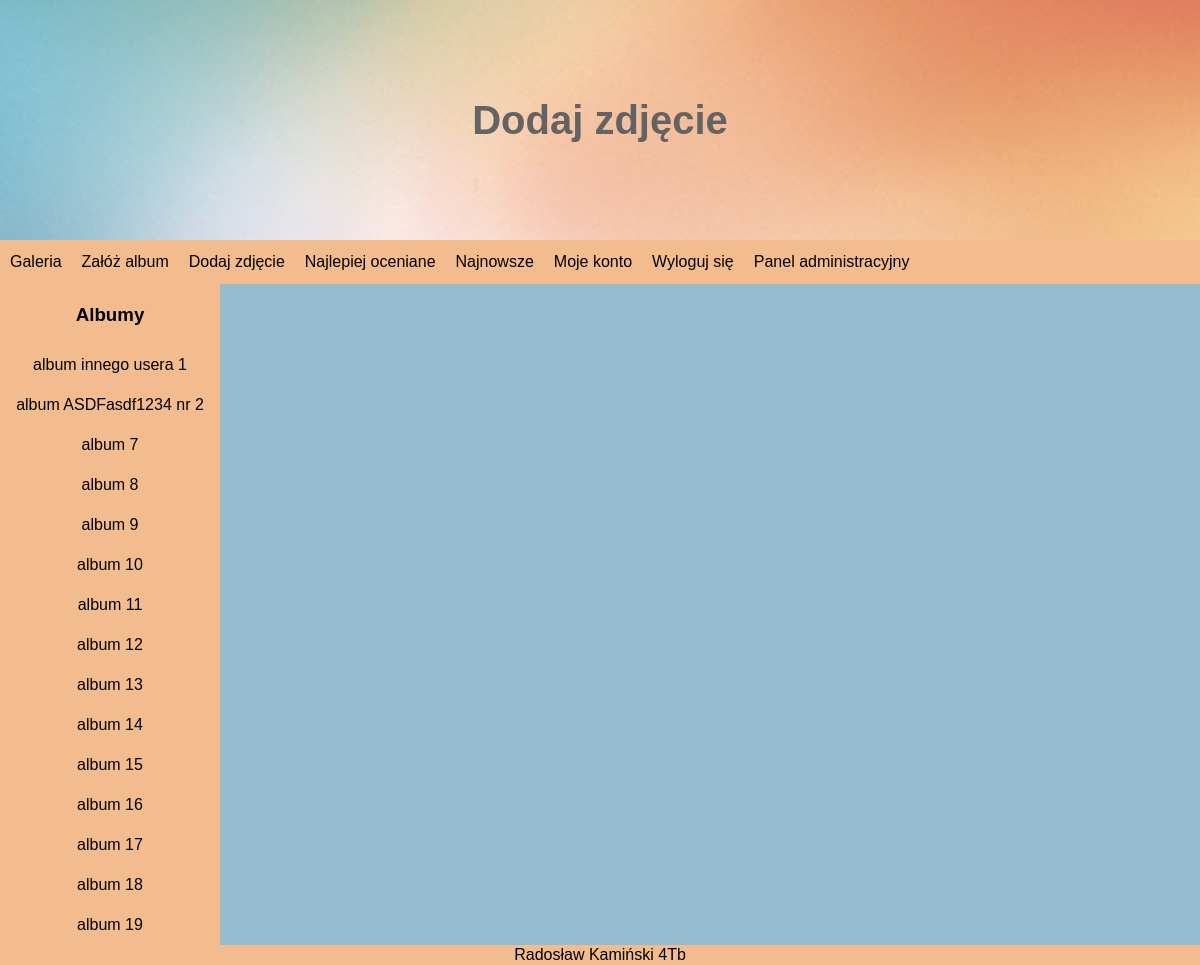
The page /dodaj-foto.php (signed in) on the database its author committed.
### tables this page shows
CREATE TABLE `albumy` (
  `id` int(11) NOT NULL,
  `tytul` varchar(100) NOT NULL,
  `data` datetime NOT NULL,
  `id_uzytkownika` int(11) NOT NULL
);

### dodaj-foto.php (the view, shortened to what this page needs)
<!DOCTYPE html>
<html lang="pl">
<head>
    <link rel="stylesheet" href="css/main.css" type="text/css">
    <link rel="stylesheet" href="css/dodaj-foto.css" type="text/css">
</head>
<body>
    <header>
        <div id="header_text_wrapper">
    		<h1>Dodaj zdjęcie</h1>
        </div>
		<nav>
			<ul>
				<li><a href="galeria.php">Galeria</a></li>
				<li><a href="dodaj-album.php">Załóż album</a></li>
				<li><a href="dodaj-foto.php">Dodaj zdjęcie</a></li>
				<li><a href="top-foto.php">Najlepiej oceniane</a></li>
				<li><a href="nowe-foto.php">Najnowsze</a></li>
				<?php if(isset($_SESSION['logged_in']) && $_SESSION['logged_in'] == true) echo '<li><a href="konto.php">Moje konto</a></li>'?>
				<?php if(isset($_SESSION['logged_in']) && $_SESSION['logged_in'] == true) echo '<li><a href="wyloguj.php">Wyloguj się</a></li>'?>
				<?php if(isset($_SESSION['logged_in']) && $_SESSION['logged_in'] == true && isset($_SESSION['uprawnienia']) && ($_SESSION['uprawnienia'] == 'moderator' || $_SESSION['uprawnienia'] == 'administrator')) echo '<li><a href="admin/index.php">Panel administracyjny</a></li>'?>
			</ul>
		</nav>
    </header>
    <main>
		<nav id="albumy">
			<h3>Albumy</h3>
			<ul>
			<?php
				require_once 'database.php';
				if($albumQuery = $mysqli->prepare('SELECT id, tytul, data, id_uzytkownika FROM albumy WHERE id_uzytkownika = ?'))
				{
					$albumQuery->bind_param("i", $_SESSION['user_id']);
					$albumQuery->execute();
					$result = $albumQuery->get_result();
					while($album = $result->fetch_assoc())
					{
						echo "<li class='album ".(isset($_SESSION['selected_album']) ? ($_SESSION['selected_album'] == $album['id'] ? "current" : "") : "")."' album_id='".$album['id']."'>".$album['tytul']."</li>";
					}
				}
			?>
			</ul>
		</nav>
    </main>
    <footer>
        Radosław Kamiński 4Tb
	</footer>
</body>
</html>

### css/main.css (style rules this page uses)
body { background-color:#94bcce; padding-bottom:20px; }
#header_text_wrapper { height: 240px; width:100%; position: relative; background-image:url(../img/header_img.jpg); background-repeat: no-repeat; background-size: cover !important; background-position: center center; }
h1 { position: absolute; top:50%; left:50%; transform:translate(-50%, -50%); margin:0; font-size: 40px; color:#636363; }
header nav { background-color:#f2bc8e; }
header nav > ul { width:100%; }
header nav > ul > li { float:left; padding:5px 10px; margin:7px 0; transition: 0.3s; }
header nav::after { clear:both; }
main { width:100%; }
footer { text-align:center; background-color:#f2bc8e; position:fixed; bottom:0; width:100%; line-height:20px; }
* { box-sizing: border-box; -moz-box-sizing: border-box; -webkit-box-sizing: border-box; }
*:before, *:after { content: " "; display: table; }
html, body { width: 100% !important; max-width: 100% !important; }
html { font-size: 1em; line-height: 1.25; -ms-text-size-adjust: 100%; -webkit-text-size-adjust: 100%; font-family: 'Montserrat', sans-serif; }
body { margin: 0; }
main, article, aside, footer, header, nav, section { display: block; }
a { background-color: transparent; text-decoration: none; cursor: pointer; display: inline-block; color:currentColor; }
ul, menu, dir { display: block; list-style-type: none; -webkit-margin-before: 0; -webkit-margin-after: 0; -webkit-margin-start: 0; -webkit-margin-end: 0; -webkit-padding-start: 0; }

### css/dodaj-foto.css (style rules this page uses)
#albumy>ul>li { cursor: pointer; padding:10px; }
#albumy { background-color:#f2bc8e; width:220px; text-align:center; position:relative; top:0; bottom:0; float:left; }
main::after { clear:both; }

### rows shown on the page
albumy: tytul "album innego usera 1"
albumy: tytul "album ASDFasdf1234 nr 2"
albumy: tytul "album 7"
albumy: tytul "album 8"
albumy: tytul "album 9"
albumy: tytul "album 10"
albumy: tytul "album 11"
albumy: tytul "album 12"
albumy: tytul "album 13"
albumy: tytul "album 14"
albumy: tytul "album 15"
albumy: tytul "album 16"
albumy: tytul "album 17"
albumy: tytul "album 18"
albumy: tytul "album 19"
